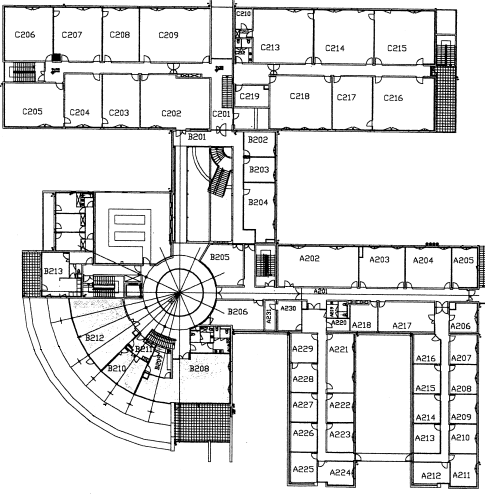
#> input picture 2_Serveur/22_PlusCoursChemin/image/plan.png, 485 x 496 px
$ python PlusCoursChemin.py
#> lines starting #> are read from the running program, lines starting #| are printed output that depends on the picture
import math
from PIL import Image, ImageDraw
HistoriqueTOTAL=[] #garde en memoire tous les points meme les erreurs
HistoriqueDesPoint =[] #garde que les points importants
ListePoint2eme = [[3,5],[22,25],[19,6],[4,5],[4,7],[7,5],[8,5],[7,6],[12,5],[12,6],[11,6],[17,5],[18,6],[15,12],[18,12],[20,13],[20,14],[20,17],[20,21],[21,26],[25,26],[27,26],[26,29],[28,29],[28,30],[28,33],[28,35],[28,36],[28,38],[28,41],[32,26],[36,26],[39,26],[40,26],[39,28],[38,30],[39,30],[39,33],[39,36],[39,38],[39,41],[26,6],[27,6],[28,6],[29,6],[33,6]]
ListePoint1er = [[25,18],[26,15],[5,9],[7,9],[7,11],[12,9],[11,10],[16,9],[15,10],[20,9],[25,9],[30,9],[30,10],[36,9],[36,10],[41,9],[43,10],[46,9],[48,10],[25,17],[20,17],[20,30],[27,20],[27,21],[27,25],[27,32],[28,35],[36,35],[37,35],[37,40],[37,44],[37,47],[37,50],[37,54],[42,35],[43,36],[44,36],[46,35],[48,35],[51,35],[51,40],[51,44],[51,47],[51,51],[51,54]]
ListeLiaision2eme = [[[3,5],[4,5]], #definition des liaisons
                [[3,5],[4,7]],
                [[19,6],[18,6]],
                [[22,25],[21,26]],
                [[4,7],[4,5]],
                [[4,5],[7,5]],
                [[4,5],[7,6]],
                [[7,5],[7,6]],
                [[7,5],[8,5]],
                [[8,5],[12,5]],
                [[7,6],[11,6]],
                [[12,6],[18,6]],
                [[26,29],[28,29]],
                [[38,30],[39,30]],
                [[7,6],[8,5]],
                [[8,5],[11,6]],
                [[11,6],[12,5]],
                [[11,6],[12,6]],
                [[12,5],[17,5]],
                [[12,6],[17,5]],
                [[17,5],[18,6]],
                [[18,6],[26,6]],
                [[26,6],[27,6]],
                [[27,6],[28,6]],
                [[28,6],[29,6]],
                [[29,6],[33,6]],
                [[18,6],[18,12]],
                [[18,12],[15,12]],
                [[18,12],[20,13]],
                [[20,13],[20,14]],
                [[20,14],[20,17]],
                [[20,17],[20,21]],
                [[20,21],[21,26]],
                [[21,26],[25,26]],
                [[25,26],[27,26]],
                [[27,26],[26,29]],
                [[27,26],[28,29]],
                [[27,26],[31,26]],
                [[31,26],[36,26]],
                [[36,26],[39,26]],
                [[39,26],[40,26]],
                [[39,26],[39,28]],
                [[28,29],[28,30]],
                [[28,30],[28,33]],
                [[28,33],[28,35]],
                [[28,35],[28,36]],
                [[28,36],[28,38]],
                [[28,38],[28,41]],
                [[39,28],[39,30]],
                [[39,28],[38,30]],
                [[39,30],[39,33]],
                [[39,33],[39,36]],
                [[39,36],[39,38]],
                [[39,38],[39,41]]
                ]
ListeLiaision1er = [[[5,9],[7,9]],
                    [[25,18],[25,17]],
                    [[26,15],[24,17]],
                    [[5,9],[7,11]],
                    [[7,9],[7,11]],
                    [[7,9],[12,9]],
                    [[7,9],[11,10]],
                    [[12,9],[11,10]],
                    [[12,9],[16,9]],
                    [[12,9],[15,10]],
                    [[16,9],[20,9]],
                    [[20,9],[25,9]],
                    [[25,9],[30,9]],
                    [[30,9],[30,10]],
                    [[30,9],[36,9]],
                    [[36,9],[36,10]],
                    [[36,9],[41,9]],
                    [[41,9],[43,10]],
                    [[43,10],[46,9]],
                    [[46,9],[48,10]],
                    [[25,9],[25,17]],
                    [[25,17],[20,17]],
                    [[20,17],[20,30]],
                    [[25,17],[27,20]],
                    [[27,20],[27,21]],
                    [[27,21],[27,25]],
                    [[27,25],[27,32]],
                    [[27,32],[28,35]],
                    [[28,35],[36,35]],
                    [[36,35],[37,35]],
                    [[37,35],[42,35]],
                    [[42,35],[43,36]],
                    [[43,36],[44,36]],
                    [[42,35],[46,35]],
                    [[44,36],[46,35]],
                    [[46,35],[48,35]],
                    [[48,35],[51,35]],
                    [[51,35],[51,40]],
                    [[51,40],[51,44]],
                    [[51,44],[51,47]],
                    [[51,47],[51,51]],
                    [[51,51],[51,54]],
                    [[37,35],[37,40]],
                    [[37,40],[37,44]],
                    [[37,44],[37,47]],
                    [[37,47],[37,50]],
                    [[37,50],[37,54]],
                    ]

Urlplant2eme = "../image/plan.png"
Urlplant1er = "../image/plan1er.png"


#Dictionaire raport salle co
dicSalleCo = {
        "C206":[3,5],
        "C207":[4,5],
        "C205":[4,7],
        "C208":[8,5],
        "C204":[7,6],
        "C209":[12,5],
        "C203":[11,6],
        "C210":[17,5],
        "C219":[20,7],
        "C213":[26,6],
        "C214":[27,6],
        "C218":[28,6],
        "C217":[29,6],
        "C215":[33,6],
        "C216":[33,6],
        "C202":[15,12],
        "B202":[20,13],
        "B203":[20,14],
        "B204":[20,17],
        "B205_polybot":[20,21],
        "A202":[25,26],
        "A230":[26,29],
        "A220":[28,29],
        "A204":[36,26],
        "A205":[40,26],
        "A206":[39,28],
        "A216":[38,30],
        "A207":[39,30],
        "A229":[28,30],
        "A221":[28,30],
        "A215":[39,33],
        "A208":[39,33],
        "A228":[28,33],
        "A227":[28,35],
        "A214":[39,36],
        "A209":[39,36],
        "A222":[28,36],
        "A226":[28,38],
        "A223":[28,38],
        "A213":[39,38],
        "A210":[39,38],
        "A225":[28,41],
        "A224":[28,41],
        "A212":[39,41],
        "A211":[39,41],
        "C2Escalier":[19,6],
        "A2Escalier":[22,25]
        }

dicSalleCo1er = {
        "C107":[5,9],
        "C108":[7,9],
        "C105":[7,11],
        "C104":[11,10],
        "C109":[12,9],
        "C103":[15,10],
        "C110":[16,9],
        "C111":[20,9],
        "C102":[20,17],
        "C114":[30,9],
        "C122":[30,10],
        "C115":[36,9],
        "C121":[36,10],
        "C116":[41,9],
        "C120":[43,10],
        "C117":[46,9],
        "C119":[48,10],
        "B120":[20,30],
        "B102":[27,20],
        "B103":[27,21],
        "B104":[27,25],
        "B105":[27,32],
        "B106":[28,35],
        "A102":[36,35],
        "A103":[37,35],
        "A104":[42,35],
        "A105":[46,35],
        "A106":[48,35],
        "A123":[43,36],
        "A122":[44,36],
        "A134":[37,40],
        "A126":[37,40],
        "A119":[51,40],
        "A110":[51,40],
        "A133":[37,44],
        "A118":[51,44],
        "A111":[51,44],
        "A132":[37,47],
        "A127":[37,47],
        "A117":[51,47],
        "A112":[51,47],
        "A131":[37,50],
        "A128":[37,50],
        "A116":[51,51],
        "A113":[51,51],
        "A130":[37,54],
        "A129":[37,54],
        "A115":[51,54],
        "A114":[51,54]
        }

def pointVoisin(point): # regarde les point voisin au notre
    res = []
    for i in range(len(ListeLiaision)):
        for j in range (2):
            if (point == ListeLiaision[i][j]):
                res.append(ListeLiaision[i][abs(j-1)])
    #print (res)
    return res

def listeVoisionMoinArriver(listeVoisin, arriver): #enleve la valeur de l'arriver pour calculer la disstance ||PD-PA||
    listeRes = []
    for i in range(len(listeVoisin)):
        listeRes.append([listeVoisin[i][0]-arriver[0],listeVoisin[i][1]-arriver[1]])
    #print (listeRes)
    return listeRes


def CalculePlusProche(listeVoisin, arriver, depart): #calcule la distance entre le poind de depart et le point d'arriver et choisis le point le plus proche
    minDistance = 10000
    co = [-100,-100]
    liV = listeVoisin

    listeVoisinArriver = listeVoisionMoinArriver(liV, arriver)
    for i in range(len(listeVoisinArriver)):
        distancePointDepart = [listeVoisin[i][0]-depart[0],listeVoisin[i][1]-depart[1]]
        actuelle = (math.sqrt(listeVoisinArriver[i][0]**2 + listeVoisinArriver[i][1]**2))#+(math.sqrt(distancePointDepart[0]**2 + distancePointDepart[1]**2))
        if (actuelle <= minDistance):
            minDistance = actuelle
            co = listeVoisin[i]
    print("co : ", co)
    print("distance : ", minDistance)
    return co

#[[point,nbVoision,nb voisin qui reste,HistoriqueDesPoint], [....], ]
def historiqueAdd (point): # ajoute dans l'historique le point actuelle et ses voisin par le quel on est pas encore passer
    pointVoisinActuelle = pointVoisin(point)
    CoPointDavans = len(HistoriqueDesPoint)-1
    if (CoPointDavans != -1):
        PointAvans = HistoriqueDesPoint[CoPointDavans][0]
        ListPointVoisinAvans = HistoriqueDesPoint[CoPointDavans][2]

        if (PointAvans in pointVoisinActuelle) : # revove les point par les quel on est deja passer
            pointVoisinActuelle.remove(PointAvans)
        if (point in ListPointVoisinAvans) :
            ListPointVoisinAvans.remove(point)
            HistoriqueDesPoint[CoPointDavans][1] = len(ListPointVoisinAvans)

    res = [point, len(pointVoisinActuelle), pointVoisinActuelle]
    HistoriqueTOTAL.append(point)
    HistoriqueDesPoint.append(res)

def historiqueAddReturnCroisement(point):
    #Je supprime toutes les donnees entre le point nouveaux point et le cul de sac
    while (HistoriqueDesPoint[-1][0] != point):
            HistoriqueDesPoint.pop()
            print("pop")


def resultat(): # revoie que le chemin
    res=[]
    for i in range(len(HistoriqueDesPoint)):
        res.append(HistoriqueDesPoint[i][0])
    return res


def pointInHisto(point): # renvoie les points voisins s'ils sont dans l'historique
    for i in range (len(HistoriqueDesPoint)):
        if (HistoriqueDesPoint[i][0] == point):
            return HistoriqueDesPoint[i][2]
    return -1

def findCroisement(): # recherche le croisement le plus proche (par le quel on est deja passer)
    for i in range(len(HistoriqueDesPoint)):
        emplacement = len(HistoriqueDesPoint)-1-i #commance par la fin
        if (HistoriqueDesPoint[emplacement][1] != 0):
            return HistoriqueDesPoint[emplacement][0]
    print("EREREUR Aucun croisement trouver")
    return -1

def GenereImage(resultat):

    listePoint = resultat
    image = Image.open(Urlplant)

    # Obtention du contexte graphique
    draw = ImageDraw.Draw(image)

    RED = (255, 0, 0, 0)
    for i in range(len(listePoint)-1):
        coPt1 =[(listePoint[i][0]+2)*11-6,(listePoint[i][1]+1)*11-6]
        coPt2 =[(listePoint[i+1][0]+2)*11-6,(listePoint[i+1][1]+1)*11-6]
        draw.line((coPt1[0], coPt1[1], coPt2[0], coPt2[1]),fill=RED,width=3)

    image.show()
    image.save("../image/resultatDuChemin.png", "png")


def Inisiatlisation(etage): # set les bonnes donnees
    global Urlplant
    global ListeLiaision
    global ListePoint
    if (etage == 1):
        ListeLiaision = ListeLiaision1er
        ListePoint = ListePoint1er
        Urlplant = Urlplant1er
    else :
        ListeLiaision = ListeLiaision2eme
        ListePoint = ListePoint2eme
        Urlplant = Urlplant2eme


def PlusCours(depart, arriver, etage):#code general
#> called with depart = 'A222', arriver = 'C204', etage = 2
    Inisiatlisation(etage)
    if (type(depart) == str):
        depart = dicSalleCo[depart]
        arriver = dicSalleCo[arriver]
        print(depart, arriver)
    nbCycle=0
    historiqueAdd(depart)
    while ((depart != arriver) and (nbCycle < 100)):
        nbCycle += 1
        #print(nbCycle)
        if (pointInHisto(depart) != -1): #donne la liste des point dans l'historique si elle existe sinon la cree
            ptV = pointInHisto(depart)
        else:
            ptV =  pointVoisin(depart)

        NextPoint = CalculePlusProche(ptV,arriver,depart)
        if (NextPoint[0] == -100): # detecte les cus de sac
            if (findCroisement() != -1):
                NextPoint = findCroisement()
                HistoriqueTOTAL.append(["Return to ", NextPoint])
                historiqueAddReturnCroisement(NextPoint)
            else:
                nbCycle = 101
        else :
            historiqueAdd(NextPoint)
        depart = NextPoint
    GenereImage(resultat())
#> in GenereImage, image is the input picture: PIL image 485x496 RGB; min 0, max 255, mean 223.9
#> in GenereImage, `image.show()`:
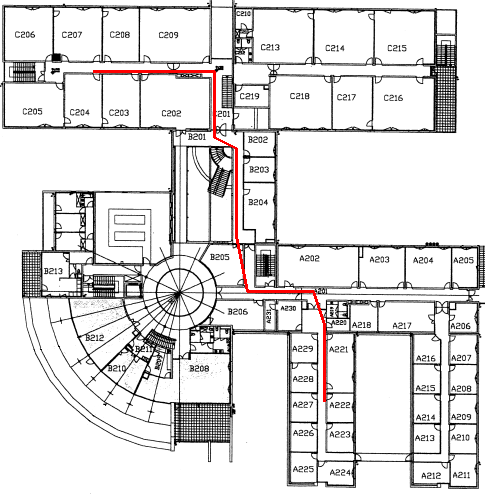
#> shown: PIL image 485x496 RGB; mean R, G, B 224, 222.3, 222.3
    print(resultat())
    print(HistoriqueTOTAL)


 #***************************

PlusCours("A222","C204",2)
#PlusCours([51, 54],[27, 32],1)
#****************************
